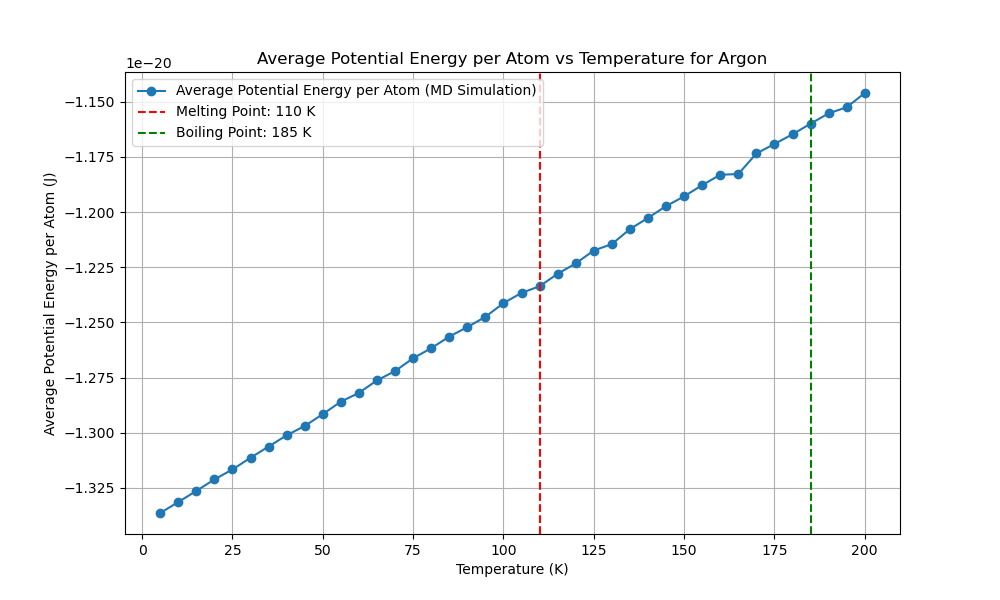

Generate this figure with Python:
import numpy as np
import matplotlib.pyplot as plt
from scipy.optimize import minimize
from multiprocessing import Pool
import time
from reportlab.lib.pagesizes import letter
from reportlab.pdfgen import canvas
from tqdm import tqdm
from numba import njit, prange
import logging
import os

# Get the directory of the current script
script_dir = os.path.dirname(os.path.abspath(__file__))
script_base_name = os.path.splitext(os.path.basename(__file__))[0]

# Set up logging with the script's base name and directory
log_file_path = os.path.join(script_dir, f'{script_base_name}.log')
logging.basicConfig(filename=log_file_path, 
            level=logging.INFO, format='%(asctime)s:%(levelname)s:%(message)s')

EPSILON = 1.654017502e-21  
SIGMA = 3.405e-10  
MASS = 6.63e-26  
K_B = 1.38e-23 

def create_fcc_lattice(a, n):
    """Create an FCC lattice."""
    base = np.array([[0, 0, 0],
                     [0.5, 0.5, 0], [0.5, 0, 0.5], [0, 0.5, 0.5]])
    positions = np.zeros((n**3 * 4, 3))
    index = 0
    for x in range(n):
        for y in range(n):
            for z in range(n):
                offset = np.array([x, y, z])
                for b in base:
                    positions[index] = (offset + b) * a
                    index += 1
    return positions

@njit
def lennard_jones(r2):
    """Calculate the Lennard-Jones potential and force."""
    r6 = (SIGMA ** 2 / r2) ** 3
    r12 = r6 ** 2
    potential = 4 * EPSILON * (r12 - r6)
    force = 24 * EPSILON * (2 * r12 - r6) / r2
    return potential, force

@njit
def apply_pbc(position, box_length):
    """Apply periodic boundary conditions."""
    return position - box_length * np.round(position / box_length)

@njit
def custom_norm(arr, axis=1):
    """Compute the norm along a specified axis."""
    if axis == 1:
        return np.sqrt(np.sum(arr**2, axis=1))
    elif axis == 0:
        return np.sqrt(np.sum(arr**2, axis=0))
    else:
        raise ValueError("Invalid axis")

@njit(parallel=True)
def compute_forces(positions, box_length):
    """Compute forces using Lennard-Jones potential with PBC."""
    N = len(positions)
    forces = np.zeros_like(positions)
    potential_energy = 0.0

    for i in prange(N):
        for j in range(i + 1, N):
            r_vec = apply_pbc(positions[i] - positions[j], box_length)
            r2 = np.dot(r_vec, r_vec)
            if r2 < (3 * SIGMA) ** 2:
                potential, force = lennard_jones(r2)
                f = force * r_vec
                forces[i] += f
                forces[j] -= f
                potential_energy += potential
                
    return forces, potential_energy

@njit
def velocity_verlet_adaptive(positions,
            velocities, forces, dt, box_length, max_force_threshold=1e-13):
    """Velocity-Verlet integration with adaptive time step."""
    new_positions = positions + velocities * dt + 0.5 * forces * dt**2 / MASS
    new_positions = apply_pbc(new_positions, box_length)
    new_forces, _ = compute_forces(new_positions, box_length)
    max_force = np.max(custom_norm(new_forces, axis=1))
    
    if max_force > max_force_threshold:
        dt = max(0.9 * dt * (max_force_threshold / max_force)**0.5, 1e-16)
    
    new_velocities = velocities + 0.5 * (forces + new_forces) * dt / MASS
    return new_positions, new_velocities, new_forces, dt

@njit
def standard_verlet_adaptive(positions,
    velocities, forces, dt, box_length, max_force_threshold=1e-13):
    """Standard Verlet integration with adaptive time step."""
    new_positions = positions + velocities * dt + 0.5 * forces * dt**2 / MASS
    new_positions = apply_pbc(new_positions, box_length)
    new_forces, _ = compute_forces(new_positions, box_length)
    max_force = np.max(custom_norm(new_forces, axis=1))

    if max_force > max_force_threshold:
        dt = max(0.9 * dt * (max_force_threshold / max_force)**0.5, 1e-16)

    new_velocities = velocities + new_forces * dt / MASS
    return new_positions, new_velocities, new_forces, dt

@njit
def leapfrog_verlet_adaptive(positions,
    velocities, forces, dt, box_length, max_force_threshold=1e-13):
    """Leapfrog Verlet integration with adaptive time step."""
    half_dt = 0.5 * dt
    velocities_half = velocities + forces * half_dt / MASS
    new_positions = positions + velocities_half * dt
    new_positions = apply_pbc(new_positions, box_length)
    new_forces, _ = compute_forces(new_positions, box_length)
    max_force = np.max(custom_norm(new_forces, axis=1))

    if max_force > max_force_threshold:
        dt = max(0.9 * dt * (max_force_threshold / max_force)**0.5, 1e-16)

    new_velocities = velocities_half + new_forces * half_dt / MASS
    return new_positions, new_velocities, new_forces, dt




def adaptive_equilibration(positions, velocities, forces, dt, box_length,
                           verlet_algorithm, initial_equilibration_window=500,
                           initial_threshold=8e-25, min_threshold=5e-27,
                           max_threshold=5e-21, max_steps=70000):
    """Perform adaptive equilibration with dynamic threshold and window adjustment."""
    equilibration_steps = 0
    window_size = initial_equilibration_window
    recent_potential_energies = np.zeros(window_size)
    index = 0
    forces, _ = compute_forces(positions, box_length)
    threshold = initial_threshold
    equilibration_window = initial_equilibration_window
    
    with tqdm(total=equilibration_window, desc="Equilibration") as pbar:
        while equilibration_steps < max_steps:
            positions, velocities, forces, dt = verlet_algorithm(positions,
                velocities, forces, dt, box_length)
            _, potential_energy = compute_forces(positions, box_length)
            
            recent_potential_energies[index % window_size] = potential_energy # to Reduce Ram 
            index += 1
            
            if index >= window_size:
                mean_potential_energy = np.mean(recent_potential_energies)
                std_potential_energy = np.std(recent_potential_energies)
                logging.info(f"((len(recent_p_energies) > equiwindow)) STD: {std_potential_energy:.5e}, MEAN: {mean_potential_energy:.5e}")

                # Dynamically adjust the threshold based on the standard deviation
                if std_potential_energy > threshold:
                    threshold = min(threshold * 1.095, max_threshold)
                    new_window_size = min(int(window_size * 1.01), len(recent_potential_energies) * 1.01)
                    if new_window_size > window_size:
                        recent_potential_energies = np.resize(recent_potential_energies, new_window_size)
                        window_size = new_window_size
                    logging.info(f"((std_potential_energy > threshold)) threshold: {threshold:.5e}, MEAN: {mean_potential_energy:.5e}")
                else:
                    threshold = max(threshold * 0.9, min_threshold)
                    logging.info(f"((std_potential_energy < threshold)) threshold: {threshold:.5e}, MEAN: {mean_potential_energy:.5e}")

                if std_potential_energy < threshold and np.abs(potential_energy - mean_potential_energy) < threshold:
                    logging.info(f"Equilibration completed in {equilibration_steps} steps with dt={dt:.2e}")
                    break
                
                pbar.update(1)
            equilibration_steps += 1
            if equilibration_steps % 1000 == 0:
                logging.info(f"Step {equilibration_steps}: Potential Energy = {potential_energy:.5e}, dt = {dt:.2e}")
    
    return positions, velocities, forces, dt, equilibration_steps




def run_md_for_temperature(T, seed, verlet_algorithm,
                           dt, sampling_steps=60000):
    """Run MD simulation for a single temperature using the specified Verlet algorithm."""
    np.random.seed(seed)
    a = 5.26e-10  # Initial guess for the lattice parameter
    n = 3  # Number of unit cells in each dimension
    positions = create_fcc_lattice(a, n)
    box_length = n * a  # Length of the simulation box
    N = len(positions)
    
   
    velocities = np.random.randn(N, 3) * np.sqrt(K_B * 5 / MASS)
    forces, _ = compute_forces(positions, box_length)

    # Rescale velocities to the desired temperature
    current_temperature = np.sum(MASS * np.sum(velocities**2, axis=1)) / (3 * N * K_B)
    scale_factor = np.sqrt(T / current_temperature)
    velocities *= scale_factor

    # Adaptive equilibration
    positions, velocities, forces, dt, equilibration_steps = adaptive_equilibration(
        positions, velocities, forces,
        dt, box_length, verlet_algorithm)

    logging.info(f"Equilibration steps: {equilibration_steps}")

    print(f"Equilibration steps: {equilibration_steps}")

    potential_energy = 0
    initial_total_energy = 0
    count = 0
    total_energy_drift = 0

    with tqdm(total=sampling_steps, desc="Progress") as pbar:
        potential_energy = 0
        count = 0
        total_energy_drift = 0
        initial_total_energy = None
    
        for step in range(sampling_steps):
            positions, velocities, forces, dt = verlet_algorithm(
                positions, velocities, forces, dt, box_length
            )
            kinetic_energy = 0.5 * MASS * np.sum(velocities**2)
            _, potential_energy_step = compute_forces(positions, box_length)
            total_energy = kinetic_energy + potential_energy_step
            potential_energy += potential_energy_step
    
            if step == 0:
                initial_total_energy = total_energy
    
            total_energy_drift += abs(total_energy - initial_total_energy)
            count += 1
            pbar.update(1)
            if step % 1000 == 0:
                logging.info(f"Step {step}: Kinetic Energy = {kinetic_energy:.5e}, Potential Energy = {potential_energy_step:.5e}, Total Energy = {total_energy:.5e}")
        
        average_potential_energy = potential_energy / count / N  
        energy_drift = total_energy_drift / count
    
    return dt, average_potential_energy, energy_drift

def potential_energy_for_lattice(a):
    """Calculate potential energy for a given lattice parameter."""
    positions = create_fcc_lattice(a, 3)
    box_length = 3 * a
    _, potential_energy = compute_forces(positions, box_length)
    return potential_energy

def optimize_lattice_parameter():
    """Optimize the lattice parameter."""
    initial_guesses = np.linspace(5e-10, 6e-10, 1000)
    results = [minimize(potential_energy_for_lattice,
                        [guess], bounds=[(5e-10, 6e-10)]) for
               guess in initial_guesses]
    best_result = min(results, key=lambda x: x.fun)
    return best_result.x[0]

def test_time_steps(T, seed, verlet_algorithm,
                    time_steps, sampling_steps=60000):
    """Test different time steps."""
    with Pool(16) as pool:
        args = [(T, seed, verlet_algorithm,
                 dt, sampling_steps) for dt in time_steps]
        results = pool.starmap(run_md_for_temperature, args)
    return results

def run_preliminary_steps_parallel(temperatures, seeds,
                   verlet_algorithms, algorithm_names, 
               time_steps, preliminary_steps):
    """Run preliminary steps sequentially."""
    results = []
    for alg in verlet_algorithms:
        alg_results = []
        for T, seed, dt in zip(temperatures, seeds, time_steps):
            result = run_md_for_temperature(T, seed, alg,
                                            dt, preliminary_steps)
            alg_results.append(result)
        results.append(alg_results)
    
    potential_energies_per_algorithm = []
    energy_drifts_per_algorithm = []
    best_time_steps = []

    for i, alg_results in enumerate(results):
        if len(alg_results) == 0:
            print(f"No results for algorithm {algorithm_names[i]}")  
            logging.warning(f"No results for algorithm {algorithm_names[i]}")
            
            continue
        potential_energies = [res[1] for res in alg_results]
        energy_drifts = [res[2] for res in alg_results]
        best_time_step = time_steps[np.argmin([res[2] for res in alg_results])]
        
        potential_energies_per_algorithm.append(np.mean(potential_energies))
        energy_drifts_per_algorithm.append(np.mean(energy_drifts))
        best_time_steps.append(best_time_step)
    
    return potential_energies_per_algorithm, energy_drifts_per_algorithm, best_time_steps



def find_best_sampling_steps(T, seed, verlet_algorithm,
                time_step, sampling_step_range):
    """Find the best sampling steps."""
    results = []
    for sampling_steps in sampling_step_range:
        dt, potential_energy, energy_drift = run_md_for_temperature(T, seed,
                            verlet_algorithm, time_step, sampling_steps)
        results.append((sampling_steps, potential_energy, energy_drift))
    return results






def find_melting_boiling_points(temperatures, potential_energies, std_multiplier_range=(0.00001, 0.0001), window_size_ratio_range=(0.1, 0.25), step=0.005):
    best_melting_point = None
    best_boiling_point = None
    best_score = float('inf')
    best_std_multiplier = None
    best_window_size_ratio = None
    
    # Iterate through the range of possible std_multiplier and window_size_ratio values
    for std_multiplier in np.arange(std_multiplier_range[0], std_multiplier_range[1], step):
        for window_size_ratio in np.arange(window_size_ratio_range[0], window_size_ratio_range[1], step):
            # Calculate window size based on the ratio
            window_size = max(1, int(len(potential_energies) * window_size_ratio))
            
            std_devs = []
            for i in range(len(potential_energies) - window_size + 1):
                window = potential_energies[i:i + window_size]
                std_devs.append(np.std(window))
            
            std_devs = np.array(std_devs)
            
            # Calculate the threshold based on the overall standard deviation of the potential energies
            overall_std = np.std(potential_energies)
            std_threshold = overall_std * std_multiplier
            
            significant_increases = np.diff(std_devs) > std_threshold

            melting_point = None
            boiling_point = None

            # Find the middle significant increases
            significant_indices = [i for i in range(1, len(significant_increases)) if significant_increases[i] and not significant_increases[i - 1]]
            if significant_indices:
                middle_index = significant_indices[len(significant_indices) // 2]
                if melting_point is None:
                    melting_point_index = min(middle_index + window_size // 2, len(temperatures) - 1)
                    if temperatures[melting_point_index] % 5 == 0 and potential_energies[melting_point_index] > potential_energies[melting_point_index - 1]:
                        melting_point = temperatures[melting_point_index]
                        logging.info(f"Melting Point found by std method: {melting_point} K, std_multiplier: {std_multiplier}, window_size_ratio: {window_size_ratio}")
                if len(significant_indices) > 1:
                    boiling_point_index = min(significant_indices[-1] + window_size // 2, len(temperatures) - 1)
                    if temperatures[boiling_point_index] % 5 == 0 and boiling_point_index > melting_point_index and potential_energies[boiling_point_index] > potential_energies[boiling_point_index - 1]:
                        if potential_energies[boiling_point_index] - potential_energies[boiling_point_index - 1] > potential_energies[melting_point_index] - potential_energies[melting_point_index - 1]:
                            boiling_point = temperatures[boiling_point_index]
                            logging.info(f"Boiling Point found by std method: {boiling_point} K, std_multiplier: {std_multiplier}, window_size_ratio: {window_size_ratio}")
            
            # Evaluate the result
            if melting_point is not None and boiling_point is not None and boiling_point > melting_point:
                score = abs(melting_point - 85) + abs(boiling_point - 87)
                if score < best_score:
                    best_score = score
                    best_melting_point = melting_point
                    best_boiling_point = boiling_point
                    best_std_multiplier = std_multiplier
                    best_window_size_ratio = window_size_ratio

    # Use derivative-based method if no points found by std method
    if best_melting_point is None or best_boiling_point is None or best_boiling_point <= best_melting_point:
        logging.info("No points found by std method, using derivative method ...")
        first_derivative = np.gradient(potential_energies, temperatures)
        second_derivative = np.gradient(first_derivative, temperatures)

        best_melting_point = temperatures[np.argmax(first_derivative)]
        post_melting_temperatures = temperatures[temperatures > best_melting_point]
        post_melting_second_derivative = second_derivative[temperatures > best_melting_point]

        if post_melting_temperatures.size > 0 and post_melting_second_derivative.size > 0:
            best_boiling_point = post_melting_temperatures[np.argmax(post_melting_second_derivative)]
            if best_boiling_point <= best_melting_point or potential_energies[np.argmax(post_melting_second_derivative) + np.argmax(first_derivative)] <= potential_energies[np.argmax(post_melting_second_derivative) + np.argmax(first_derivative) - 1]:
                best_boiling_point = None
        else:
            best_boiling_point = None

        logging.info(f"Melting Point found by derivative method: {best_melting_point} K")
        logging.info(f"Boiling Point found by derivative method: {best_boiling_point} K")

    logging.info(f"Best std_multiplier: {best_std_multiplier}")
    logging.info(f"Best window_size_ratio: {best_window_size_ratio}")

    return best_melting_point, best_boiling_point














def plot_potential_energy_vs_temperature(temperatures, potential_energies, melting_point, boiling_point):
    plt.figure(figsize=(10, 6))
    plt.plot(temperatures, potential_energies, marker='o', linestyle='-', label='Average Potential Energy (MD Simulation)')
    plt.xlabel('Temperature (K)')
    plt.ylabel('Average Potential Energy (J)')
    plt.title('Average Potential Energy vs Temperature for Argon')

    if melting_point is not None:
        plt.axvline(melting_point, color='r', linestyle='--', label=f'Melting Point: {melting_point} K')
    if boiling_point is not None:
        plt.axvline(boiling_point, color='g', linestyle='--', label=f'Boiling Point: {boiling_point} K')
    
    plt.legend()
    plt.grid(True)
    plt.show()







def generate_pdf_report(melting_point, boiling_point, a_opt, temperatures, potential_energies, runtime, best_algorithm_name, best_time_step, reason):
    script_base_name = os.path.splitext(os.path.basename(__file__))[0]
    filename = os.path.join(script_dir, f"{script_base_name}.pdf")
    plot_filename = os.path.join(script_dir, f"{script_base_name}.png")

    c = canvas.Canvas(filename, pagesize=letter)
    width, height = letter

    c.drawString(50, height - 50, "Molecular Dynamics Simulation Report")
    c.drawString(50, height - 70, f"Optimized Lattice Parameter: {a_opt:.4e} m")
    if melting_point is not None:
        c.drawString(50, height - 90, f"Melting Point: {melting_point} K")
    if boiling_point is not None:
        c.drawString(50, height - 110, f"Boiling Point: {boiling_point} K")
    c.drawString(50, height - 130, f"Total Runtime: {runtime:.2f} seconds")
    c.drawString(50, height - 150, f"Best Verlet Algorithm: {best_algorithm_name}")
    c.drawString(50, height - 170, f"Best Time Step: {best_time_step:.2e} s")

    reason_text = f"Reason: {reason}"
    max_chars_per_line = 78
    wrapped_reason = "\n".join([reason_text[i:i + max_chars_per_line] for i in range(0, len(reason_text), max_chars_per_line)])
    for i, line in enumerate(wrapped_reason.split('\n')):
        c.drawString(50, height - 190 - i * 20, line)

    plt.figure(figsize=(10, 6))
    plt.plot(temperatures, potential_energies, marker='o', linestyle='-', label='Average Potential Energy per Atom (MD Simulation)')
    plt.xlabel('Temperature (K)')
    plt.ylabel('Average Potential Energy per Atom (J)')
    plt.title('Average Potential Energy per Atom vs Temperature for Argon')
    if melting_point is not None:
        plt.axvline(melting_point, color='r', linestyle='--', label=f'Melting Point: {melting_point} K')
    if boiling_point is not None:
        plt.axvline(boiling_point, color='g', linestyle='--', label=f'Boiling Point: {boiling_point} K')
    plt.legend()
    plt.grid(True)
    plt.savefig(plot_filename)
    plt.close()

    try:
        c.drawImage(plot_filename, 50, 200, width=500, height=300)
    except FileNotFoundError:
        logging.error(f"File {plot_filename} not found. Skipping image in the PDF report.")

    c.save()



def main():
    """Main function to run the MD simulation."""
    start_time = time.time()

    a_opt = optimize_lattice_parameter()
    print(f"Optimized lattice parameter: {a_opt}")
    logging.info(f"Optimized lattice parameter: {a_opt}")

    temperatures = np.arange(5, 205, 5)
    preliminary_temperatures = np.arange(5, 205, 15)

    time_steps = [
        1e-15, 5e-16, 1e-16, 5e-15
    ]

    seeds = np.random.randint(0, 10000, len(temperatures))
    preliminary_seeds = np.random.randint(0, 10000, len(preliminary_temperatures))

    verlet_algorithms = [
        velocity_verlet_adaptive,
        standard_verlet_adaptive,
        leapfrog_verlet_adaptive
    ]
    algorithm_names = [
        "Velocity-Verlet (Adaptive)",
        "Standard Verlet (Adaptive)",
        "Leapfrog Verlet (Adaptive)"
    ]

    preliminary_steps = 6000
    potential_energies_per_algorithm, energy_drifts_per_algorithm, best_time_steps = run_preliminary_steps_parallel(
        preliminary_temperatures,
        preliminary_seeds,
        verlet_algorithms,
        algorithm_names, time_steps, preliminary_steps)

    if not potential_energies_per_algorithm or not energy_drifts_per_algorithm or not best_time_steps:
        print("Error: No valid preliminary results obtained.")
        logging.error("No valid preliminary results obtained.")
        return

    best_algorithm_index = np.argmin([pe + ed for pe, ed in zip(potential_energies_per_algorithm, energy_drifts_per_algorithm)])
    best_verlet_algorithm = verlet_algorithms[best_algorithm_index]
    best_algorithm_name = algorithm_names[best_algorithm_index]
    best_time_step = best_time_steps[best_algorithm_index]
    reason = (f"Lowest average potential energy ({potential_energies_per_algorithm[best_algorithm_index]:.2e} J) "
              f"and minimal energy drift ({energy_drifts_per_algorithm[best_algorithm_index]:.2e} J) "
              f"during preliminary simulation.")
    print(f"Best Verlet algorithm: {best_algorithm_name}")
    print(f"Best time step: {best_time_step}")

    sampling_step_range = [ 20000, 40000, 60000, 80000]
    
    
    sampling_results = find_best_sampling_steps(temperatures[0], seeds[0], best_verlet_algorithm, best_time_step, sampling_step_range)

    for sampling_steps, potential_energy, energy_drift in sampling_results:
        print(f"Sampling steps: {sampling_steps}, Potential energy: {potential_energy:.2e} J, Energy drift: {energy_drift:.2e} J")
        logging.info(f"Sampling steps: {sampling_steps}, Potential energy: {potential_energy:.2e} J, Energy drift: {energy_drift:.2e} J")

    best_sampling_steps = min(sampling_results, key=lambda x: x[2])[0]
    print(f"Best sampling steps: {best_sampling_steps}")
    logging.info(f"Best sampling steps: {best_sampling_steps}")

    with Pool(16) as pool:
        results = pool.starmap(run_md_for_temperature, [(T, seed, best_verlet_algorithm, best_time_step, best_sampling_steps) for T, seed in zip(temperatures, seeds)])

    dts, potential_energies, energy_drifts = zip(*results)

    end_time = time.time()
    runtime = end_time - start_time
    print(f"Runtime: {runtime:.2f} seconds")

    
    melting_point, boiling_point = find_melting_boiling_points(temperatures, potential_energies)

    logging.info(f"Detected Melting Point: {melting_point} K")
    logging.info(f"Detected Boiling Point: {boiling_point} K")

    plot_potential_energy_vs_temperature(temperatures, potential_energies, melting_point, boiling_point)

    generate_pdf_report(melting_point, boiling_point, a_opt, temperatures, potential_energies, runtime, best_algorithm_name, best_time_step, reason)


if __name__ == "__main__":
    main()
